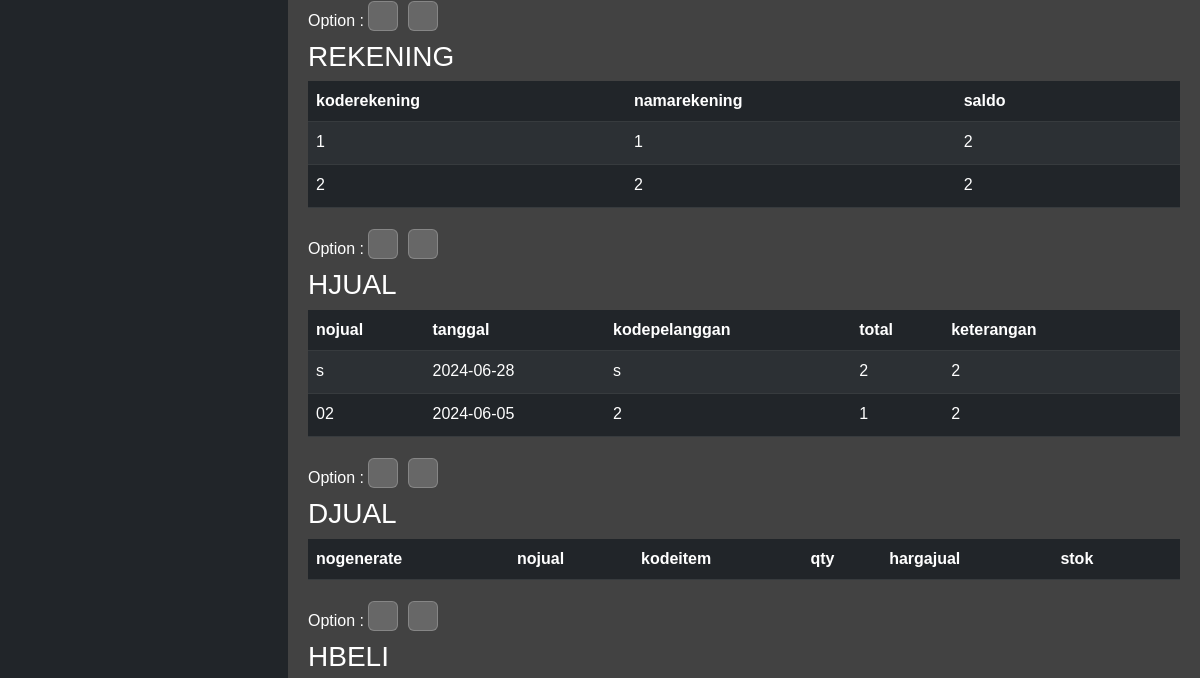
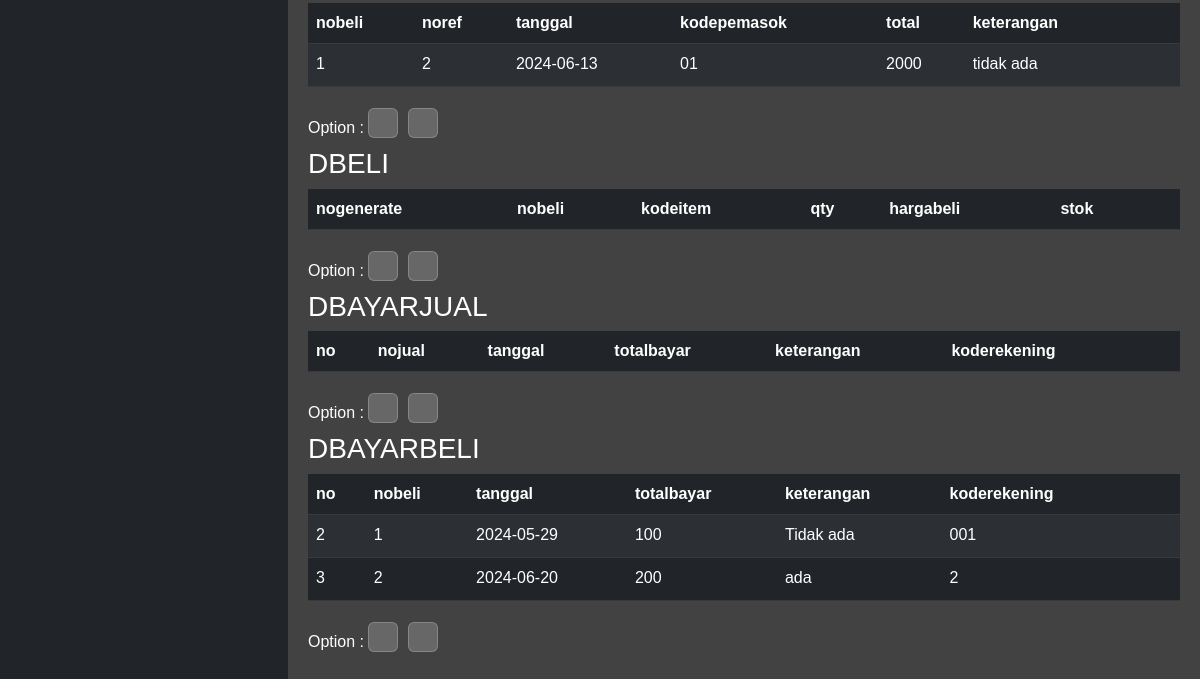
Before: /dashboard/?tview=all (signed in, lower part) with the older database file (2 pictures, top to bottom).
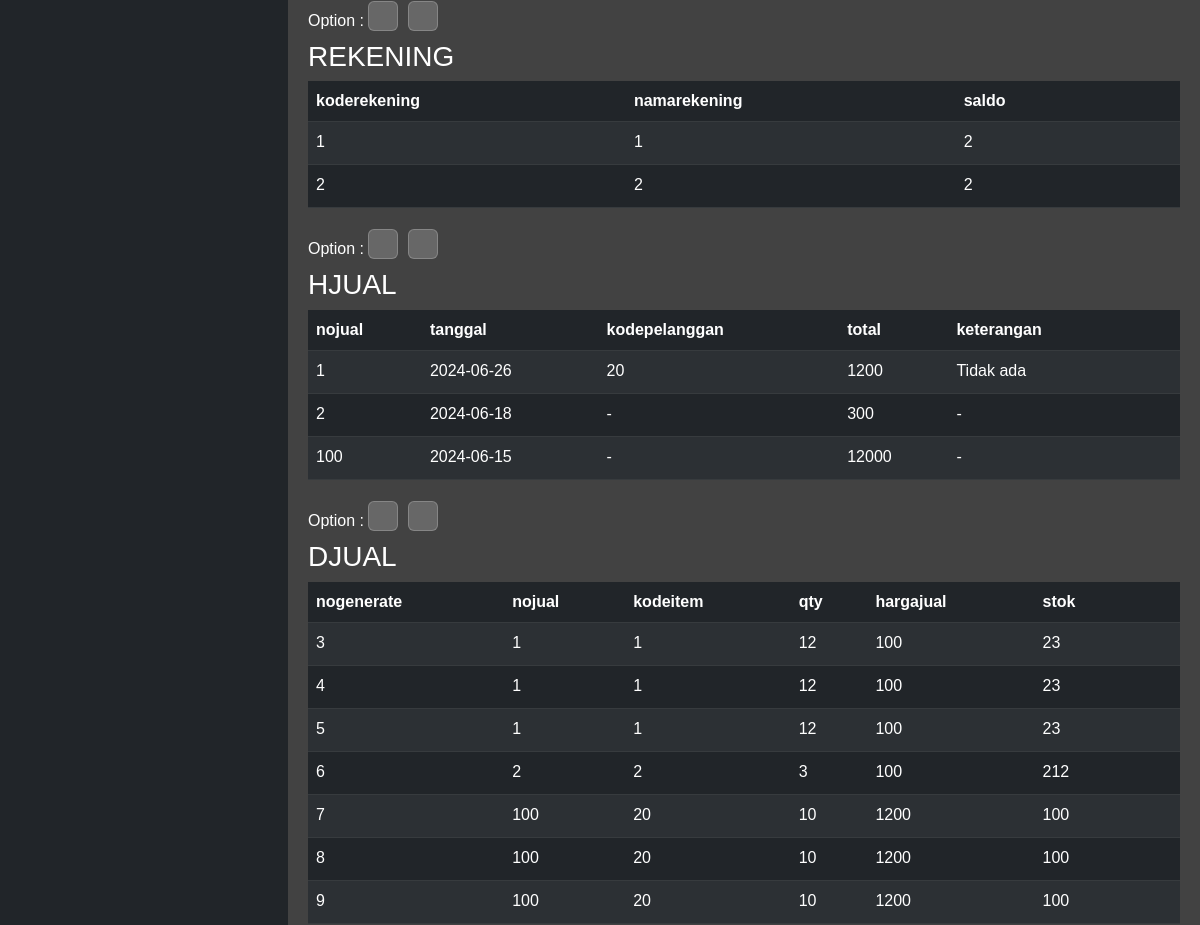
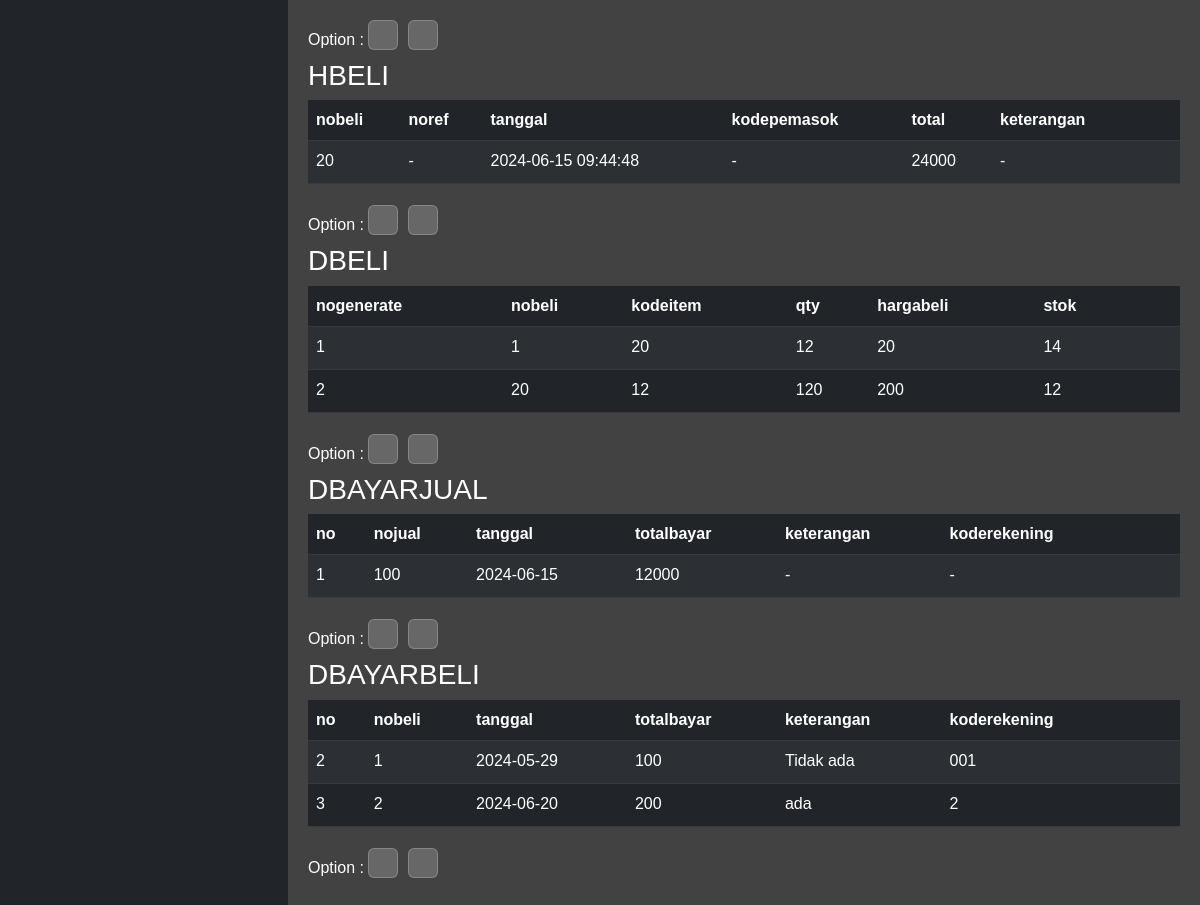
After: the same page with the newer database file (2 pictures, top to bottom).
### tables this page shows
CREATE TABLE rekening (
    koderekening VARCHAR(5) PRIMARY KEY,
    namarekening VARCHAR(255),
    saldo DOUBLE
);

CREATE TABLE hjual (
    nojual VARCHAR(10) PRIMARY KEY,
    tanggal DATE,
    kodepelanggan VARCHAR(9),
    total DOUBLE,
    keterangan VARCHAR(255),
    FOREIGN KEY (kodepelanggan) REFERENCES pelanggan(kodepelanggan)
);

CREATE TABLE hbeli (
    nobeli VARCHAR(10) PRIMARY KEY,
    noref VARCHAR(100),
    tanggal DATE,
    kodepemasok VARCHAR(5),
    total DOUBLE,
    keterangan VARCHAR(255),
    FOREIGN KEY (kodepemasok) REFERENCES pemasok(kodepemasok)
);

CREATE TABLE dbayarbeli (
    no INTEGER PRIMARY KEY AUTOINCREMENT,
    nobeli VARCHAR(10),
    tanggal DATETIME,
    totalbayar DOUBLE,
    keterangan VARCHAR(255),
    koderekening VARCHAR(5),
    FOREIGN KEY (nobeli) REFERENCES hbeli(nobeli),
    FOREIGN KEY (koderekening) REFERENCES rekening(koderekening)
);

CREATE TABLE djual (
    nogenerate INTEGER PRIMARY KEY AUTOINCREMENT,
    nojual VARCHAR(10),
    kodeitem VARCHAR(5),
    qty DOUBLE,
    hargajual DOUBLE,
    stok DOUBLE,
    FOREIGN KEY (nojual) REFERENCES hjual(nojual),
    FOREIGN KEY (kodeitem) REFERENCES item(kodeitem)
);

CREATE TABLE dbeli (
    nogenerate INTEGER PRIMARY KEY AUTOINCREMENT,
    nobeli VARCHAR(10),
    kodeitem VARCHAR(5),
    qty DOUBLE,
    hargabeli DOUBLE,
    stok DOUBLE,
    FOREIGN KEY (nobeli) REFERENCES hbeli(nobeli),
    FOREIGN KEY (kodeitem) REFERENCES item(kodeitem)
);

CREATE TABLE dbayarjual (
    no INTEGER PRIMARY KEY AUTOINCREMENT,
    nojual VARCHAR(10),
    tanggal DATETIME,
    totalbayar DOUBLE,
    keterangan VARCHAR(255),
    koderekening VARCHAR(5),
    FOREIGN KEY (nojual) REFERENCES hjual(nojual),
    FOREIGN KEY (koderekening) REFERENCES rekening(koderekening)
);

### php-component/table.php (the view, shortened to what this page needs)
<?php
function connect_db() {
    $db = new SQLite3('../db/database.db');
    return $db;
}
function add_data(&$table_name, &$template, &$template_t) {
    $table_name = $_SESSION["table name"];
    $template = array(
        array("kodeitem", "nama", "hargabeli", "hargajual", "stok", "satuan"),
        array("kodepemasok", "namapemasok", "alamat", "kota", "telepon", "email"),
        array("kodepelanggan", "namapelanggan", "alamat", "kota", "telepon", "email"),
        array("koderekening", "namarekening", "saldo"),
        array("nojual", "tanggal", "kodepelanggan", "total", "keterangan"),
        array("nogenerate", "nojual", "kodeitem", "qty", "hargajual", "stok"),
        array("nobeli", "noref", "tanggal", "kodepemasok", "total", "keterangan"),
        array("nogenerate", "nobeli", "kodeitem", "qty", "hargabeli", "stok"),
        array("no", "nojual", "tanggal", "totalbayar", "keterangan", "koderekening"),
        array("no", "nobeli", "tanggal", "totalbayar", "keterangan", "koderekening"),
    );
}
function makeTable($dest) {
    $db = connect_db();
    $table_name = array();
    $template = array();
    $template_t = array();
    add_data($table_name, $template, $template_t);
    for ($i=0; $i < count($table_name); $i++) {
        $name_upper = strtoupper($table_name[$i]);
        $name = $table_name[$i];
        echo "<div class='table-responsive'>";
        echo "<h3>$name_upper</h3>";
        echo "<table class='table table-dark table-striped'>";
        echo "<thead>";
        echo "<tr>";
        for ($j=0; $j < count($template[$i]); $j++) {
            echo "<th>" . $template[$i][$j] . "</th>";
        }
        echo "<td></td>";
        echo "</tr>";
        echo "</thead>";
        echo "<tbody>";
        $results = $db->query("select * from $name;");
        while ($row= $results->fetchArray()) {
            $current_id = $row[$template[$i][0]];
            echo "<tr>";
            for ($j=0; $j < count($template[$i]); $j++) {
                echo "<td>" . $row[$template[$i][$j]] . "</td>";
            }
            echo "<td>";
            echo "<form method='post' action=$dest>";
            echo "<button name='edit-$name' type='submit' class='btn text-white' value='$current_id'>&nbsp<i class='nf nf-fa-edit'></i>&nbsp</button>";
            echo "</form>";
            echo "</td>";
            echo "</tr>";
        }
        echo "</tbody>";
        echo "</table>";
        echo "</div>";
        echo "<form action='$dest' method='post' class='inline-button mb-1'>";
        echo "<span>Option : </span>";
        echo "<button class='table-button p-1' type='submit' name='del-$name'><i class='nf nf-fa-minus'></i></button>";
        echo "<button class='table-button p-1' type='submit' name='add-$name'><i class='nf nf-fa-plus'></i></button>";
        echo "</form>";
    }
}
?>

### dashboard/index.php (shortened to what this page needs)
<!doctype html>
<html lang="en">
    <head>
        <link rel="stylesheet" href="/css/style.css" />
        <link
        href="https://cdn.jsdelivr.net/npm/bootstrap@5.2.3/dist/css/bootstrap.min.css"
        rel="stylesheet"
    />
    </head>
    <body class="dark-bg-custom">
        <div id="sidebar">
            <?php
            include '../php-component/table.php';
            include '../php-component/sidebar.php';
            ?>
        </div>
        <div class="content">
            <div id="content-real">
                <?php
                if (isset($_GET["tview"])) {
                    if ($_GET["tview"] == "all") {
                        $dest = "/dashboard/?tview=all";
                        if ($_SESSION["user type"] == 1) {
                            echo "<div class='table-start' id='table-pos'>";
                            makeTable($dest);
                            echo "</div>";
                        } else {echo "<h1>Illegal access.</h1>";}
                    }
                } else {
                    if (isset($_SESSION["displayed"])) {
                        unset($_SESSION["displayed"]);
                    }
                }
                ?>
            </div>
        </div>
    </body>
</html>

### php-component/sidebar.php (shortened to what this page needs)
<div class="left-bar secondary-color dark-bg-custom">
</div>

### css/style.css (style rules this page uses)
* { margin: 0px; padding: 0px; font-family: Arial, Helvetica, sans-serif; }
.dark-bg-custom { background: rgb(33, 37, 41); }
.left-bar { left: 0; position: absolute; min-width: 18rem; height: 100vh; background: rgb(33, 37, 41); color: white; }
.content { margin-left: 18rem; padding: 20px; background: #424242; color: white; min-height: 100vh; }
body { background: #424242; color: white; }
.table-button { min-width: 30px; background: rgba(255, 255, 255, 0.2); padding: 3px; margin: 5px; margin-right: 10px; margin-left: 0px; border-radius: 6px; border: none; color: white; border: 1px solid rgba(255, 255, 255, 0.2); transition: background, border ease-in-out 0.3s; font-size: 0.7em; min-height: 30px; }
.btn { border: none; background: none; padding: 0 !important; cursor: pointer; }

Changed rows visible on the page:
removed hjual: nojual "s", tanggal "2024-06-28", kodepelanggan "s", total "2", keterangan "2"
removed hjual: nojual "02", tanggal "2024-06-05", kodepelanggan "2", total "1", keterangan "2"
removed hbeli: nobeli "1", noref "2", tanggal "2024-06-13", kodepemasok "01", total "2000", keterangan "tidak ada"
added hjual: nojual "1", tanggal "2024-06-26", kodepelanggan "20", total "1200", keterangan "Tidak ada"
added hjual: nojual "2", tanggal "2024-06-18", kodepelanggan "-", total "300", keterangan "-"
added hjual: nojual "100", tanggal "2024-06-15", kodepelanggan "-", total "12000", keterangan "-"
added djual: nogenerate "3", nojual "1", kodeitem "1", qty "12", hargajual "100", stok "23"
added djual: nogenerate "4", nojual "1", kodeitem "1", qty "12", hargajual "100", stok "23"
added djual: nogenerate "5", nojual "1", kodeitem "1", qty "12", hargajual "100", stok "23"
added djual: nogenerate "6", nojual "2", kodeitem "2", qty "3", hargajual "100", stok "212"
added djual: nogenerate "7", nojual "100", kodeitem "20", qty "10", hargajual "1200", stok "100"
added djual: nogenerate "8", nojual "100", kodeitem "20", qty "10", hargajual "1200", stok "100"
added djual: nogenerate "9", nojual "100", kodeitem "20", qty "10", hargajual "1200", stok "100"
added hbeli: nobeli "20", noref "-", tanggal "2024-06-15 09:44:48", kodepemasok "-", total "24000", keterangan "-"
added dbeli: nogenerate "1", nobeli "1", kodeitem "20", qty "12", hargabeli "20", stok "14"
added dbeli: nogenerate "2", nobeli "20", kodeitem "12", qty "120", hargabeli "200", stok "12"
added dbayarjual: no "1", nojual "100", tanggal "2024-06-15", totalbayar "12000", keterangan "-", koderekening "-"
